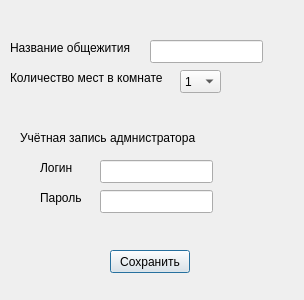
<?xml version="1.0" encoding="UTF-8"?>
<ui version="4.0">
 <class>initSetupDialog</class>
 <widget class="QDialog" name="initSetupDialog">
  <property name="geometry">
   <rect>
    <x>0</x>
    <y>0</y>
    <width>304</width>
    <height>300</height>
   </rect>
  </property>
  <property name="windowTitle">
   <string>Dialog</string>
  </property>
  <property name="windowIcon">
   <iconset resource="resources.qrc">
    <normaloff>:/icons/Emblem-system.svg</normaloff>:/icons/Emblem-system.svg</iconset>
  </property>
  <widget class="QPushButton" name="saveButton">
   <property name="geometry">
    <rect>
     <x>110</x>
     <y>250</y>
     <width>80</width>
     <height>23</height>
    </rect>
   </property>
   <property name="text">
    <string>Сохранить</string>
   </property>
  </widget>
  <widget class="QLineEdit" name="dormName">
   <property name="geometry">
    <rect>
     <x>150</x>
     <y>40</y>
     <width>113</width>
     <height>23</height>
    </rect>
   </property>
  </widget>
  <widget class="QLineEdit" name="admiLogin">
   <property name="geometry">
    <rect>
     <x>100</x>
     <y>160</y>
     <width>113</width>
     <height>23</height>
    </rect>
   </property>
  </widget>
  <widget class="QLineEdit" name="adminPasswd">
   <property name="geometry">
    <rect>
     <x>100</x>
     <y>190</y>
     <width>113</width>
     <height>23</height>
    </rect>
   </property>
  </widget>
  <widget class="QComboBox" name="comboBox">
   <property name="geometry">
    <rect>
     <x>180</x>
     <y>70</y>
     <width>41</width>
     <height>23</height>
    </rect>
   </property>
   <item>
    <property name="text">
     <string>1</string>
    </property>
   </item>
   <item>
    <property name="text">
     <string>2</string>
    </property>
   </item>
   <item>
    <property name="text">
     <string>3</string>
    </property>
   </item>
   <item>
    <property name="text">
     <string>4</string>
    </property>
   </item>
  </widget>
  <widget class="QLabel" name="label">
   <property name="geometry">
    <rect>
     <x>10</x>
     <y>40</y>
     <width>131</width>
     <height>16</height>
    </rect>
   </property>
   <property name="text">
    <string>Название общежития</string>
   </property>
  </widget>
  <widget class="QLabel" name="label_2">
   <property name="geometry">
    <rect>
     <x>10</x>
     <y>70</y>
     <width>171</width>
     <height>16</height>
    </rect>
   </property>
   <property name="text">
    <string>Количество мест в комнате</string>
   </property>
  </widget>
  <widget class="QLabel" name="label_3">
   <property name="geometry">
    <rect>
     <x>20</x>
     <y>130</y>
     <width>191</width>
     <height>16</height>
    </rect>
   </property>
   <property name="text">
    <string>Учётная запись адмнистратора</string>
   </property>
  </widget>
  <widget class="QLabel" name="label_4">
   <property name="geometry">
    <rect>
     <x>40</x>
     <y>160</y>
     <width>56</width>
     <height>15</height>
    </rect>
   </property>
   <property name="text">
    <string>Логин</string>
   </property>
  </widget>
  <widget class="QLabel" name="label_5">
   <property name="geometry">
    <rect>
     <x>40</x>
     <y>190</y>
     <width>56</width>
     <height>15</height>
    </rect>
   </property>
   <property name="text">
    <string>Пароль</string>
   </property>
  </widget>
 </widget>
 <resources>
  <include location="resources.qrc"/>
 </resources>
 <connections>
  <connection>
   <sender>saveButton</sender>
   <signal>clicked()</signal>
   <receiver>initSetupDialog</receiver>
   <slot>accept()</slot>
   <hints>
    <hint type="sourcelabel">
     <x>149</x>
     <y>261</y>
    </hint>
    <hint type="destinationlabel">
     <x>151</x>
     <y>149</y>
    </hint>
   </hints>
  </connection>
 </connections>
</ui>
